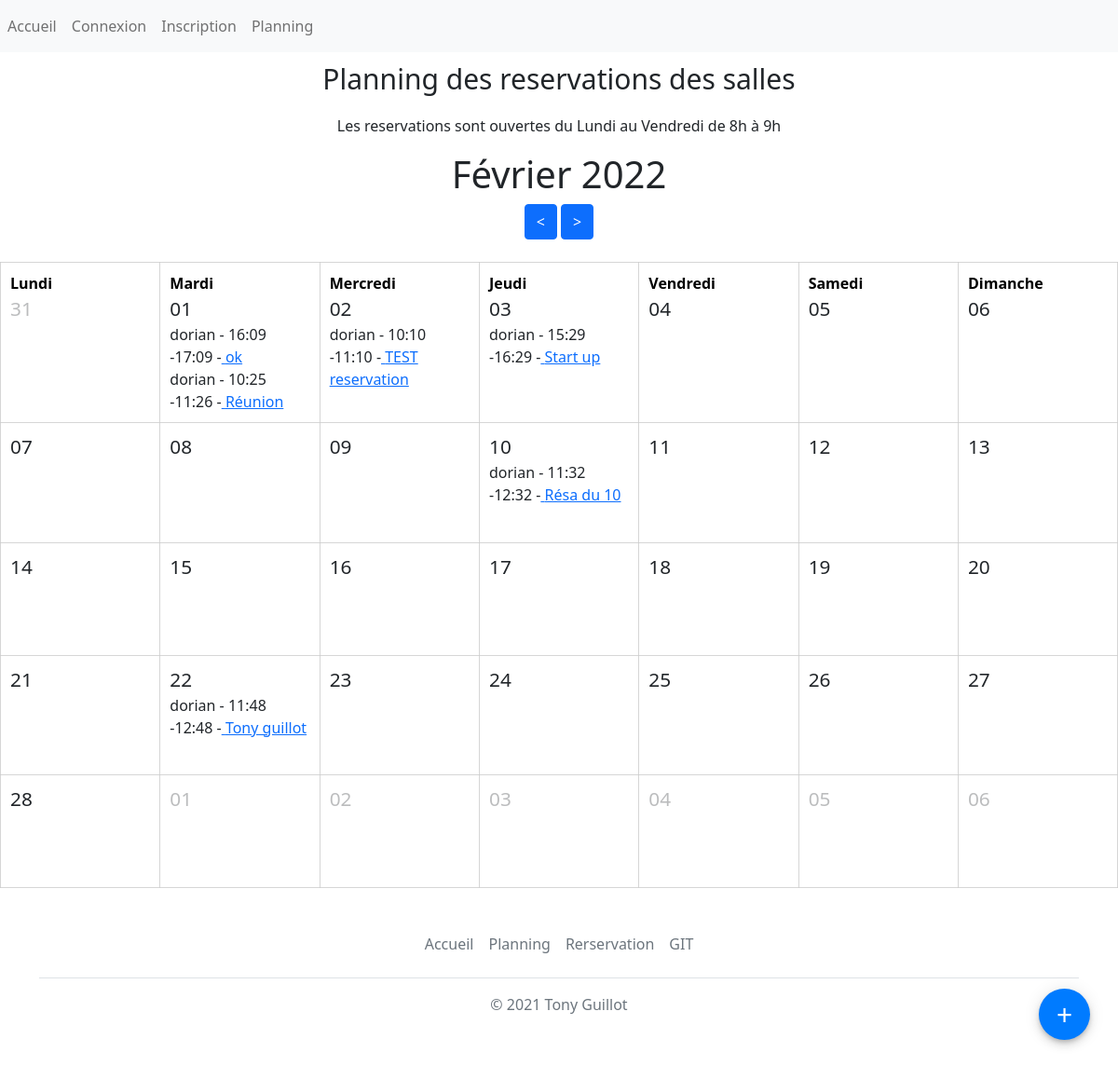
Page /planning.php?month=2&year=2022 on the committed database.
### tables this page shows
CREATE TABLE IF NOT EXISTS `reservation` (
  `id` int(11) NOT NULL AUTO_INCREMENT,
  `titre` varchar(255) NOT NULL,
  `description` text NOT NULL,
  `debut` datetime NOT NULL,
  `fin` datetime NOT NULL,
  `id_utilisateur` int(11) NOT NULL,
  PRIMARY KEY (`id`)
);

### class/calendar_class/Month.php (called while the page is built, shortened)
<?php
class Month{
    private $months = ['Janvier', 'Février', 'Mars', 'Avril', 'Mai', 'Juin', 'Juillet', 'Aout','Septembre','Octobre', 'Novembre', 'Decembre'];
    public  $month;
    public  $years;
    public function __construct( ?int $month = null, ?int $years = null){
        $this->month = $month;
        $this->years = $years;
    }
    public function getFirstDay(): \DateTime{
        return new \Datetime("{$this->years}-{$this->month}-01");
    }
    public function toString(): string{
        return $this->months[$this->month - 1]. ' '.$this->years;
    }
     public function getWeeks(): int{
        $start = $this->getFirstDay();
        $end = (clone $start)->modify('+1 month -1 day');
        $weeks =  intval($end->format('W')) - intVal($start->format('W')) +1;
        return $weeks;
    }
    public function WithinMonth( \DateTime $date): bool {
        return $this->getFirstDay()->format('Y-m') === $date->format('Y-m');
    }
    public function nextMonth(): month{
        $month = $this->month +1;
        $years = $this->years;
        return new Month($month, $years);
    }
    public function previousMonth(): month{
        $month = $this->month - 1;
        $years = $this->years;
        return new Month($month,$years);
    }
}

### class/Db_connect.php (called while the page is built)
<?php
class Db_connect{
        private $db;
        public function __construct()
        {
        try{
            $username = "root";
            $password = "";
             $this->db= new PDO('mysql:host=localhost;dbname=reservationsalles',$username,$password);
             $this->db->setAttribute(PDO::ATTR_DEFAULT_FETCH_MODE, PDO::FETCH_ASSOC);
        }catch(PDOException $e){
            echo 'erreur : '. $e->getMessage();
        }
    }
    public function return_connect(){
        return  $this->db;
    }
}

### class/calendar_class/Events.php (called while the page is built, shortened)
<?php
require 'class/Db_connect.php';
class Events{
    public function __construct()
    {
        $this->db = new Db_connect();
        $this->db = $this->db->return_connect();
    }
    public function getEventsBetween(DateTime $start, DateTime $end): array{
        $req = $this->db->prepare("SELECT * from reservation  WHERE debut BETWEEN '{$start->format('Y-m-d 00:00:00')}' AND '{$end->format('Y-m-d 23:59:00')}'");
        $req->execute();
        $results = $req->fetchall();
        return $results;
    }
    public function getEventsBetweenByDay(DateTime $start, DateTime $end): array{
        $events = $this->getEventsBetween($start,$end);
        $days = [];
        foreach($events as $event){
            $date = explode(' ', $event['debut'])[0];
            if(!isset($days[$date])){
                   $days[$date] = [$event] ;
            }else{
                $days[$date] [] = $event;
            }
        }
        return $days;
    }
    public function getUserRes(){
        $sql = $this->db->prepare("SELECT id_utilisateur FROM reservation");
        $sql->execute();
        $res = $sql->fetch();
        $user = $this->db->prepare("SELECT * FROM utilisateurs WHERE id  = ?");
        $user->execute(array($res['id_utilisateur']));
        $result = $user->fetch();
        return $result;
    }
}

### planning.php (the view, shortened to what this page needs)
<!DOCTYPE html>
<html lang="en">
<head>
    <link href="https://cdn.jsdelivr.net/npm/bootstrap@5.1.3/dist/css/bootstrap.min.css" rel="stylesheet">
    <link rel="stylesheet" href="include/calendar.css">
</head>
<body>
    <header>
    <?php
    require 'include/header.php';?>
    </header>
    <?php require 'class/calendar_class/Month.php';
    require 'class/calendar_class/Events.php';
        $events = new Events;
        $month = new Month($_GET['month'] ?? null, $_GET['year'] ?? null);
        $start = $month->getFirstDay()->modify('last monday');
        $weeks = $month->getWeeks();
        $end = (clone $start)->modify('+' . (6 + 7 * ($weeks -1)). 'days');
        $events = $events->getEventsBetweenByDay($start, $end);
        $user_res = new Events;
        $user_result = $user_res->getUserRes();
    ?>
        <div class="calendar_btn">
        <p id="calendar_p">Planning des reservations des salles</p>
        <p>Les reservations sont ouvertes du Lundi au Vendredi de 8h à 9h</p>
        <h1 ><?= $month->toString()?></h1>
            <div>
                <a href="planning.php?month=<?= $month->previousMonth()->month; ?>&year=<?= $month->previousMonth()->years; ?>" class="btn btn-primary">&lt;</a>
                <a href="planning.php?month=<?= $month->nextMonth()->month; ?>&year=<?= $month->nextMonth()->years;?>" class="btn btn-primary">&gt;</a>
            </div>
        </div>
    <table class="calendar_table calendar_table--<?=$weeks;?>weeks">
     <?php  for($i=0; $i < $weeks; $i++):?>
     <tr>
         <?php  foreach ($month->days as $k => $day):
        $date = (clone $start)->modify("+". ($k + $i *7). "days");
        $eventsForDay = $events[$date->format('Y-m-d')] ?? [];
        ?>
         <td class ="<?= $month->WithinMonth($date) ? '' : 'calendar_othermonth'; ?>">
           <?php if($i === 0): ?>
            <div class="calendar_weekday"> <?= $day ;?></div>
            <?php endif; ?>
           <div class="calendar_day"><?= $date->format('d');?></div>
           <?php  foreach($eventsForDay  as $event): ?>
            <div class="calendar_events">
            <?= $user_result['login']?> - <?=(new Datetime($event['debut']))->format('H:i')?> -<?=(new Datetime($event['fin']))->format('H:i'); ?> -<a href="event.php?id=<?=$event['id'];?>"> <?= $event['titre'];?>
            </div></a>
            <?php endforeach; ?>
         </td>
         <?php endforeach; ?>
     </tr>
        <?php endfor; ?>
    </table>
    <a href="reservation-form.php" class="calendar_button">+</a>
    <footer>
    </footer>
</body>
</html>

### include/header.php (shortened to what this page needs)
<nav class="navbar navbar-expand-lg navbar-light bg-light">
    <div class="collapse navbar-collapse" id="navbarNavAltMarkup">
      <ul class="navbar-nav mr-auto mt-2 mt-lg-0">
        <li class="nav-item active">
          <a class="nav-link" href="index.php">Accueil<span class="sr-only"></span></a>
        </li>
        <li class="nav-item">
          <?php if(!isset($_SESSION['id'])){?>
            <a class="nav-link" href="connexion.php">Connexion</a>
            </li>
            <li class="nav-item">
            <a class="nav-link" href="inscription.php">Inscription</a>
            </li>
         <?php } ?>
         <li class="nav-item">
          <a  class="nav-link" href="planning.php">Planning</a>
          </li>
      </ul>
    </div>
  </nav>

### include/calendar.css (style rules this page uses)
.calendar_table { width: 100%; height: calc(100vh - 128px); }
.calendar_table td { padding: 10px; vertical-align: top; border: 1px solid #cccc; height: 20%; width: 14.29%; }
.calendar_weekday { font-weight: bold; color :#000; font-size: 1.2emh; }
.calendar_day { font-size: 1.3em;; }
.calendar_othermonth .calendar_day { opacity: 0.3; }
.calendar_btn { align-items: center; margin-bottom: 2%; text-align: center; }
#calendar_p { margin-top: 0.5%; font-size: 30PX; }
.calendar_button { display: block; width: 55px; height: 55px; line-height: 55px; text-align: center; color: #fff; font-size: 30px; background-color: #007bff; border-radius: 50%; box-shadow: 0 6px 10px 0 #0000001a, 0 1px 18px 0 #0000001a, 0 3px 5px -1px #0003 ; position: absolute; bottom: 30px; right: 30px; text-decoration: none; transition: transform 0.3s; }

### rows in the picture
reservation: login "dorian", debut "16:09", fin "17:09", titre "ok"
reservation: login "dorian", debut "10:25", fin "11:26", titre "Réunion"
reservation: login "dorian", debut "10:10", fin "11:10", titre "TEST reservation"
reservation: login "dorian", debut "15:29", fin "16:29", titre "Start up"
reservation: login "dorian", debut "11:32", fin "12:32", titre "Résa du 10"
reservation: login "dorian", debut "11:48", fin "12:48", titre "Tony guillot"

### other values in the picture
$month->toString() "Février 2022"
$day "Lundi"
$date->format('d') "31"
$day "Mardi"
$date->format('d') "01"
$day "Mercredi"
$date->format('d') "02"
$day "Jeudi"
$date->format('d') "03"
$day "Vendredi"
$date->format('d') "04"
$day "Samedi"
$date->format('d') "05"
$day "Dimanche"
$date->format('d') "06"
